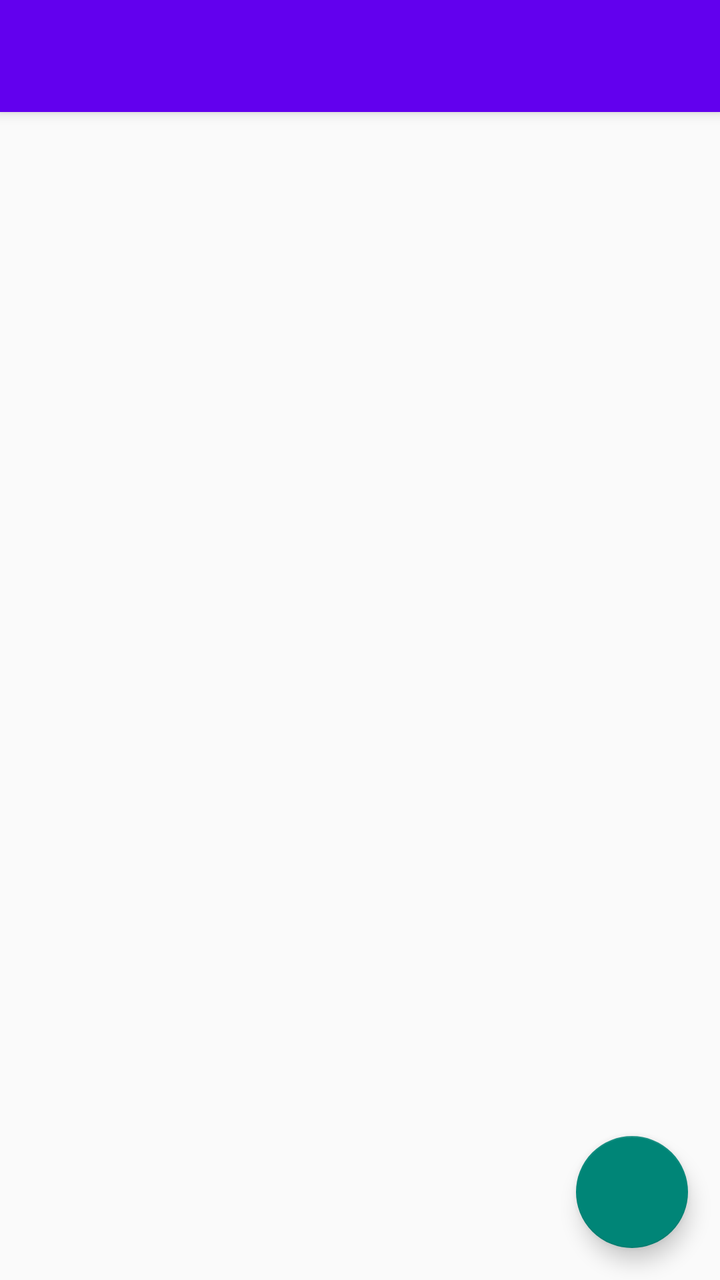
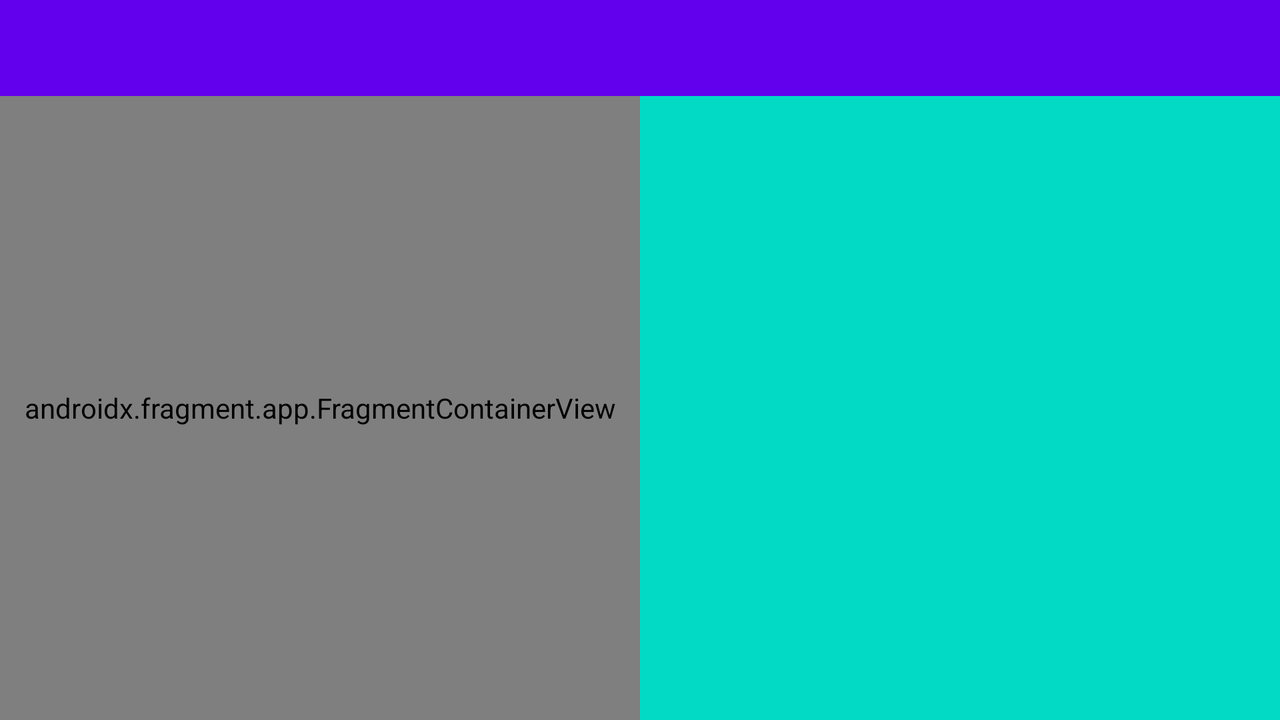

Compare how this app lays out the same screen by default and in its alternative resource folder. The renders come first, then the two layout files and the values they reference.
<!-- AndroidManifest.xml: application theme AppTheme -->
<!-- res/layout/activity_main.xml -->
<?xml version="1.0" encoding="utf-8"?>
<androidx.drawerlayout.widget.DrawerLayout xmlns:android="http://schemas.android.com/apk/res/android"
    xmlns:app="http://schemas.android.com/apk/res-auto"
    xmlns:tools="http://schemas.android.com/tools"
    android:id="@+id/drawer_layout"
    android:layout_width="match_parent"
    android:layout_height="match_parent"
    android:fitsSystemWindows="true"
    tools:openDrawer="start">

    <include
        layout="@layout/app_bar_loyout"
        android:layout_width="match_parent"
        android:layout_height="match_parent" />


</androidx.drawerlayout.widget.DrawerLayout>
<!-- res/layout/app_bar_loyout.xml (included above) -->
<?xml version="1.0" encoding="utf-8"?>
<androidx.coordinatorlayout.widget.CoordinatorLayout xmlns:android="http://schemas.android.com/apk/res/android"
    xmlns:app="http://schemas.android.com/apk/res-auto"
    xmlns:tools="http://schemas.android.com/tools"
    android:id="@+id/coordinator"
    android:layout_width="match_parent"
    android:layout_height="match_parent"
    tools:context=".ActivityAndFragments.MainActivity">

    <com.google.android.material.appbar.AppBarLayout
        android:layout_width="match_parent"
        android:layout_height="wrap_content"
        android:theme="@style/AppTheme.AppBarOverlay">

        <androidx.appcompat.widget.Toolbar
            android:id="@+id/toolbar"
            android:layout_width="match_parent"
            android:layout_height="wrap_content"
            app:popupTheme="@style/AppTheme.PopupOverlay"/>

    </com.google.android.material.appbar.AppBarLayout>


    <androidx.fragment.app.FragmentContainerView
        android:id="@+id/container"
        android:layout_width="match_parent"
        android:layout_height="match_parent"
        app:layout_behavior="@string/appbar_scrolling_view_behavior" />


    <com.google.android.material.floatingactionbutton.FloatingActionButton
        android:id="@+id/floating_action_button"
        android:layout_width="wrap_content"
        android:layout_height="wrap_content"
        android:layout_gravity="bottom|right"
        android:layout_margin="16dp"
        android:contentDescription="@string/fab_content_desc"
        app:fabSize="auto"
        app:srcCompat="@drawable/ic_baseline_add_24" />


</androidx.coordinatorlayout.widget.CoordinatorLayout>
<!-- resources referenced by this layout -->
<resources>
  <string name="fab_content_desc">Добавить заметку</string>
  <style name="AppTheme.AppBarOverlay" parent="ThemeOverlay.AppCompat.Dark.ActionBar" />
  <style name="AppTheme.PopupOverlay" parent="ThemeOverlay.AppCompat.Light" />
  <style name="AppTheme" parent="Theme.AppCompat.Light.NoActionBar">
          
          <item name="colorPrimary">@color/purple_500</item>
          <item name="colorPrimaryVariant">@color/purple_700</item>
          <item name="colorOnPrimary">@color/white</item>
          
          <item name="colorSecondary">@color/teal_200</item>
          <item name="colorSecondaryVariant">@color/teal_700</item>
          <item name="colorOnSecondary">@color/black</item>
          
          <item name="android:statusBarColor" tools:targetApi="l">?attr/colorPrimaryVariant</item>
          
      </style>
</resources>
<!-- res/layout-land/activity_main.xml (the repository's variant of the layout above) -->
<!-- drawn on the phone turned sideways -->
<?xml version="1.0" encoding="utf-8"?>
<androidx.constraintlayout.widget.ConstraintLayout xmlns:android="http://schemas.android.com/apk/res/android"
    xmlns:tools="http://schemas.android.com/tools"
    android:layout_width="match_parent"
    android:layout_height="match_parent"
    xmlns:app="http://schemas.android.com/apk/res-auto"
    tools:context=".ActivityAndFragments.MainActivity">

    <com.google.android.material.appbar.AppBarLayout
        android:id="@+id/app_layout"
        android:layout_width="match_parent"
        android:layout_height="wrap_content"
        app:layout_constraintStart_toStartOf="parent"
        app:layout_constraintEnd_toEndOf="parent"
        app:layout_constraintTop_toTopOf="parent">

        <androidx.appcompat.widget.Toolbar
            android:id="@+id/toolbar"
            android:layout_width="match_parent"
            android:layout_height="wrap_content"/>

    </com.google.android.material.appbar.AppBarLayout>


    <androidx.fragment.app.FragmentContainerView
        android:id="@+id/list_fragment"
        android:layout_width="0dp"
        android:layout_height="0dp"
        android:name="com.example.tasks.ActivityAndFragments.NotesList"
        app:layout_constraintStart_toStartOf="parent"
        app:layout_constraintTop_toBottomOf="@id/app_layout"
        app:layout_constraintBottom_toBottomOf="parent"
        app:layout_constraintEnd_toStartOf="@+id/details_fragment" />



    <androidx.fragment.app.FragmentContainerView
        android:id="@+id/details_fragment"
        android:layout_width="0dp"
        android:layout_height="0dp"
        app:layout_constraintEnd_toEndOf="parent"
        app:layout_constraintTop_toBottomOf="@id/app_layout"
        app:layout_constraintBottom_toBottomOf="parent"
        app:layout_constraintStart_toEndOf="@+id/list_fragment"
        tools:background="@color/teal_200" />

</androidx.constraintlayout.widget.ConstraintLayout>
<!-- resources referenced by the variant -->
<!-- as the phone turned sideways resolves them -->
<resources>
  <style name="AppTheme" parent="Theme.AppCompat.Light.NoActionBar">
          
          <item name="colorPrimary">@color/purple_500</item>
          <item name="colorPrimaryVariant">@color/purple_700</item>
          <item name="colorOnPrimary">@color/white</item>
          
          <item name="colorSecondary">@color/teal_200</item>
          <item name="colorSecondaryVariant">@color/teal_700</item>
          <item name="colorOnSecondary">@color/black</item>
          
          <item name="android:statusBarColor" tools:targetApi="l">?attr/colorPrimaryVariant</item>
          
      </style>
</resources>
